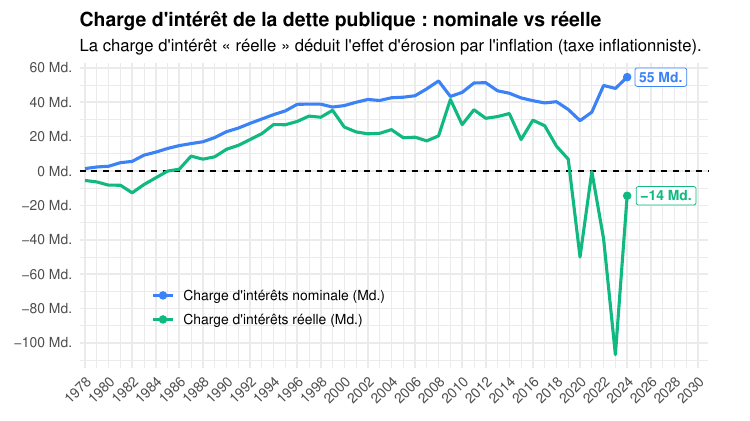

The R source for this figure:

library(dplyr)
library(tidyr)
library(ggplot2)
library(scales)
load("data.rds")

# Helper for French number formatting (Md€)
lab_md_eur <- label_number(accuracy = 1, big.mark = " ", decimal.mark = ",", suffix = " Md€")

plot_df <- data %>%
  transmute(
    date = as.Date(paste0(year, "-01-01")),
    `Charge d'intérêts nominale (Md€)` = charge_interets,
    `Charge d'intérêts réelle (Md€)`   = charge_interets - taxe_inflationniste
  ) %>%
  pivot_longer(-date, names_to = "variable", values_to = "value") %>%
  mutate(
    variable = factor(
      variable,
      levels = c("Charge d'intérêts nominale (Md€)", "Charge d'intérêts réelle (Md€)")
    )
  )

# Keep last points for end labels
last_pts <- plot_df %>%
  group_by(variable) %>%
  filter(date == max(date, na.rm = TRUE)) %>%
  ungroup() %>%
  mutate(label = paste0(number(value, accuracy = 1, big.mark = " ", decimal.mark = ","), " Md€"))

ggplot(plot_df, aes(date, value, color = variable)) +
  # zero line
  geom_hline(yintercept = 0, linetype = "dashed") +
  # main lines
  geom_line(linewidth = 1.05) +
  # end dots
  geom_point(data = last_pts, size = 2.2) +
  # end labels slightly to the right
  geom_label(
    data = last_pts,
    aes(label = label),
    hjust = -0.15, vjust = 0.5, size = 3.6, fontface = "bold",
    show.legend = FALSE
  ) +
  # scales
  scale_x_date(breaks = as.Date(paste0(seq(1978, 2100, 2), "-01-01")),
               date_labels = "%Y",
               expand = expansion(mult = c(0.01, 0.15))) +
  scale_y_continuous(labels = lab_md_eur, breaks = pretty_breaks(n = 10)) +
  scale_color_manual(
    NULL,
    values = c(
      "Charge d'intérêts nominale (Md€)" = "#3B82F6", # blue
      "Charge d'intérêts réelle (Md€)"   = "#10B981"  # green
    )
  ) +
  # titles (edit as needed)
  labs(
    title = "Charge d’intérêt de la dette publique : nominale vs réelle",
    subtitle = "La charge d'intérêt « réelle » déduit l’effet d’érosion par l’inflation (taxe inflationniste).",
    x = NULL, y = NULL,
    caption = NULL
  ) +
  coord_cartesian(clip = "off") +
  theme_minimal(base_size = 12) +
  theme(
    plot.title = element_text(face = "bold"),
    axis.text.x = element_text(angle = 45, vjust = 1, hjust = 1),
    legend.position = c(0.3, 0.2),
    plot.margin = margin(10, 30, 10, 10) # room for end labels
  )



ggsave("figure2b.png", width = 1.25*6, height = 1.25*3.375, bg = "white")
ggsave("figure2b.pdf", width = 1.25*6, height = 1.25*3.375)


